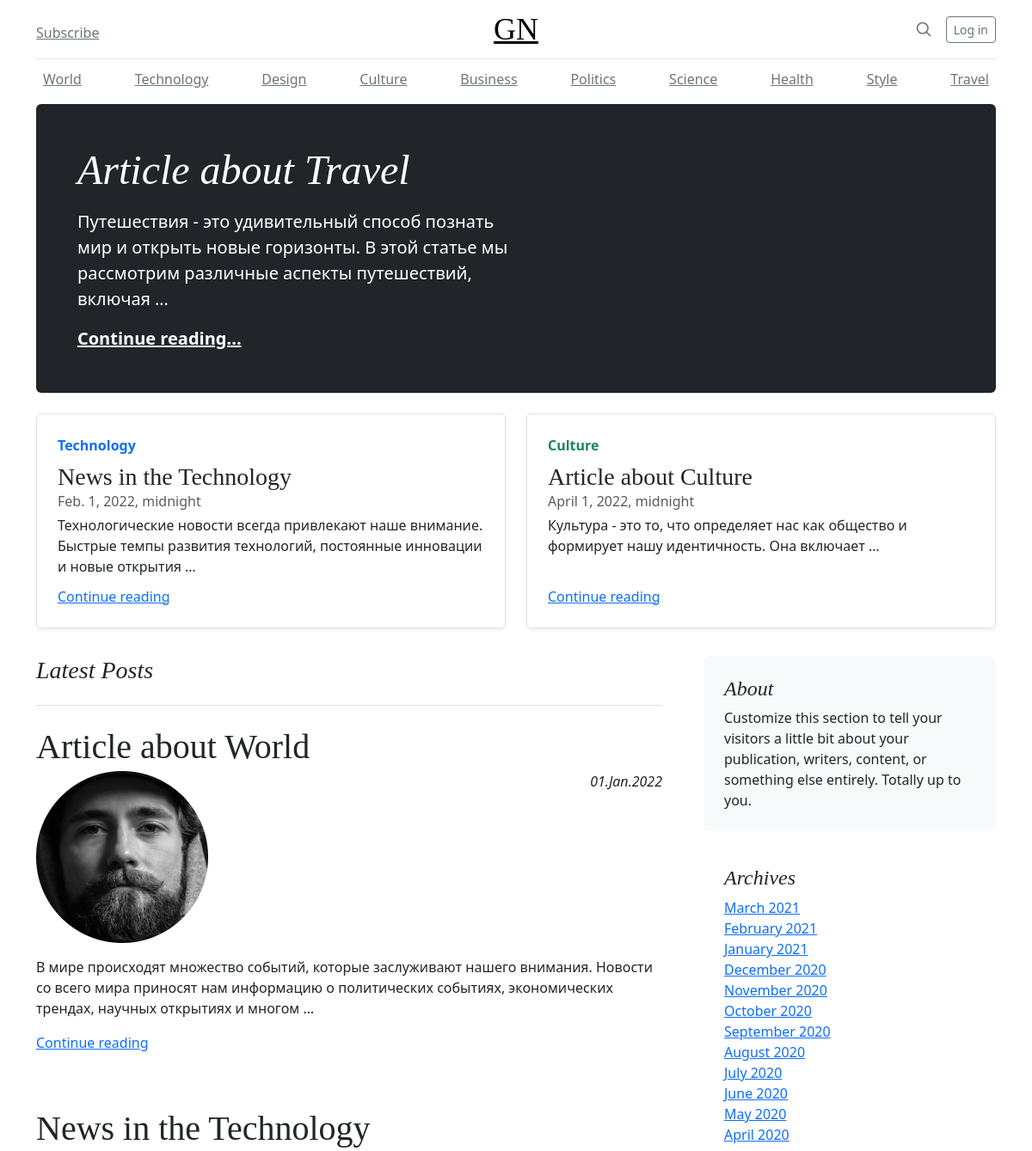
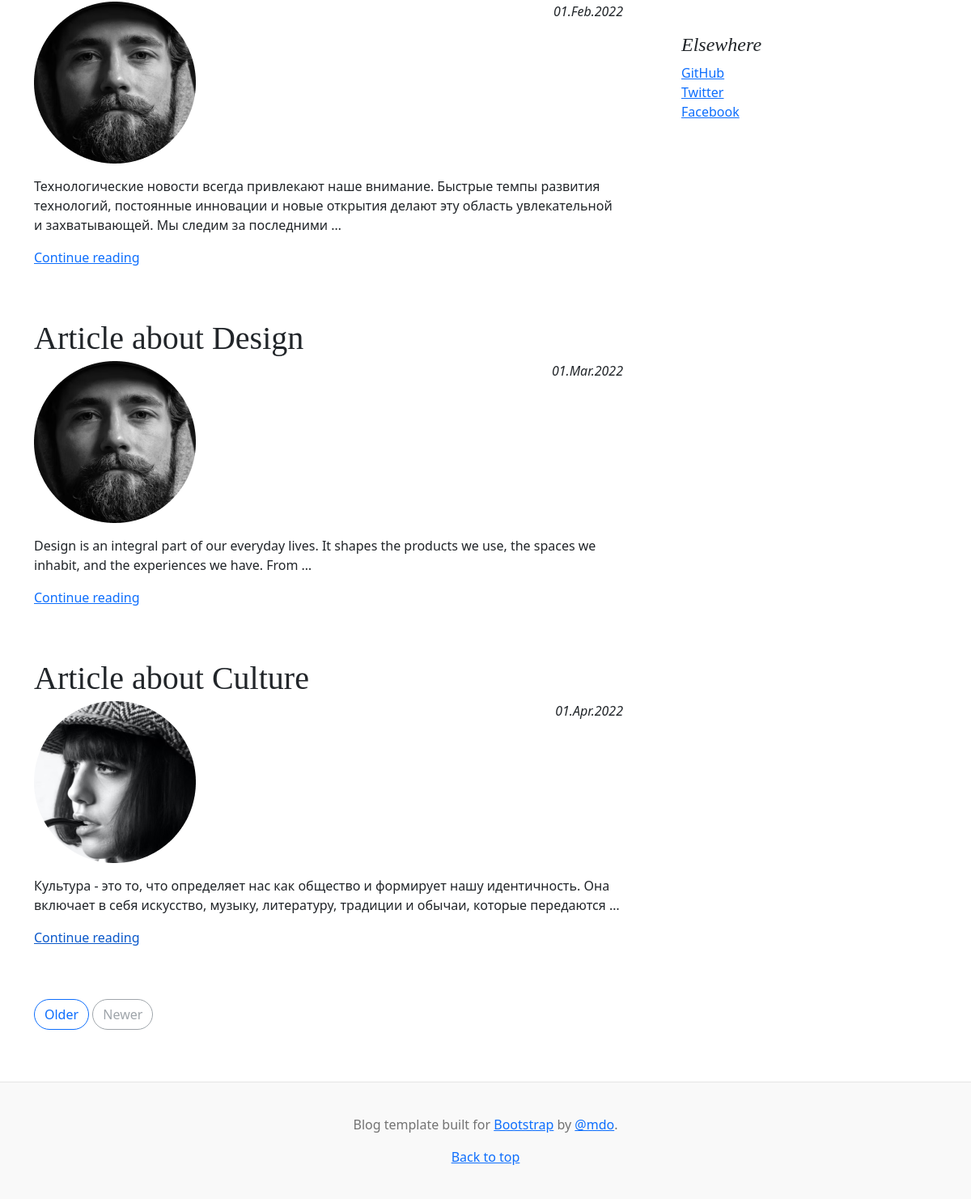
The page / on the database its author committed (2 pictures, top to bottom).
### src/my_apps/blogs/models.py (models this page shows, shortened)
class Category(models.Model):
    title = models.CharField(verbose_name='Название', max_length=256, unique=True)
    image = models.ImageField(upload_to='images/categories', default=None, verbose_name='Картинка категории')
    subscribers = models.ManyToManyField(User, through='UserCategory')
    class Meta:
        verbose_name = 'Категория'
        verbose_name_plural = 'Категории'
    def __str__(self):
        return f'{self.title}'

class Post(models.Model):
    author = models.ForeignKey(Author, on_delete=models.CASCADE)
    type = models.CharField(verbose_name='Тип публикации', max_length=3,
                                 choices=[('ART', 'Article'), ('NEW', 'News')],
                                 default='A')
    creation_date = models.DateTimeField(verbose_name='Время создания', auto_now_add=True)
    categories = models.ManyToManyField(Category, through='PostCategory',
                                        verbose_name='Категории',
                                        related_name="post_categories")
    title = models.CharField(verbose_name='Название', max_length=255)
    text = models.TextField(verbose_name='Текст')
    post_rating = models.IntegerField(verbose_name='Рейтинг', default=0)
    class Meta:
        verbose_name = 'Публикация'
        verbose_name_plural = 'Публикации'

class PostCategory(models.Model):
    post = models.ForeignKey(Post,
                             verbose_name='Публикация',
                             on_delete=models.CASCADE)
    category = models.ForeignKey(Category,
                                 verbose_name='Категория',
                                 on_delete=models.CASCADE)
    class Meta:
        verbose_name = 'Публикация категории'
        verbose_name_plural = 'Публикации категории'

class Author(models.Model):
    user = models.OneToOneField(User, on_delete=models.CASCADE)
    photo = ThumbnailerImageField(upload_to='images/avatars', blank=True)
    author_rating = models.IntegerField(default=0)
    class Meta:
        verbose_name = 'Автор'
        verbose_name_plural = 'Авторы'

### src/my_apps/blogs/views.py (the view)
# urls.py: path('', MainView.as_view(), name='main'),
class MainView(TemplateView):
    template_name = 'blogs/main.html'
    def get_context_data(self, **kwargs):
        context = super().get_context_data(**kwargs)
        user = self.request.user
        main_post = Post.objects.order_by('?').first()
        context['main_post'] = main_post
        secondary_post1 = Post.objects.order_by('?').first()
        context['secondary_post1'] = secondary_post1
        post_cat1 = PostCategory.objects.filter(post=secondary_post1)
        context['post_cat1'] = post_cat1
        secondary_post2 = Post.objects.order_by('?').first()
        context['secondary_post2'] = secondary_post2
        post_cat2 = PostCategory.objects.filter(post=secondary_post2)
        context['post_cat2'] = post_cat2
        all_latest_posts = Post.objects.order_by('creation_date')
        latest_posts = all_latest_posts[:4]
        context['latest_posts'] = latest_posts
        list_of_categories = Category.objects.all()
        context['list_of_categories'] = list_of_categories
        return context

### src/templates/blogs/main.html (shortened to what this page needs)
{% extends 'base/base.html' %}
{% load thumbnail %}
{% block content %}
<main class="container">
  {% if list_of_categories %}
  <div class="nav-scroller py-1 mb-2">
    <nav class="nav d-flex justify-content-between">
      {% for category in list_of_categories %}
      <a class="p-2 link-secondary" href="{% url 'posts_of_categories' category.id %}">
        {{category.title}}
      </a>
      {% endfor %}
    </nav>
  </div>
  {% endif %}
  {% if main_post %}
  <div class="p-4 p-md-5 mb-4 rounded text-bg-dark">
    <div class="col-md-6 px-0">
      <h1 class="display-4 fst-italic">{{ main_post.title }}</h1>
      <p class="lead my-3">{{ main_post.text | truncatewords:20 }}</p>
      <p class="lead mb-0">
        <a href="{% url 'post_detail' main_post.id %}"
           class="text-white fw-bold">
          Continue reading...
        </a>
      </p>
    </div>
  </div>
  {% endif %}
  {% if secondary_post1 %}
  <div class="row mb-2">
    <div class="col-md-6">
      <div class="row g-0 border rounded overflow-hidden flex-md-row mb-4 shadow-sm h-md-250 position-relative">
        <div class="col p-4 d-flex flex-column position-static">
          <strong class="d-inline-block mb-2 text-primary">
            {% for post in post_cat1 %}
            {{post.category}}
            {% endfor %}
          </strong>
          <h3 class="mb-0">{{secondary_post1.title}}</h3>
          <div class="mb-1 text-body-secondary">{{secondary_post1.creation_date}}</div>
          <p class="card-text mb-auto">{{secondary_post1.text | truncatewords:15 }}</p>
          <a href="{% url 'post_detail' secondary_post1.id %}" class="stretched-link">Continue reading</a>
        </div>
      </div>
    </div>
    {% endif %}
    {% if secondary_post2 %}
    <div class="col-md-6">
      <div class="row g-0 border rounded overflow-hidden flex-md-row mb-4 shadow-sm h-md-250 position-relative">
        <div class="col p-4 d-flex flex-column position-static">
          <strong class="d-inline-block mb-2 text-success">
            {% for post in post_cat2 %}
            {{post.category}}
            {% endfor %}
          </strong>
          <h3 class="mb-0">{{secondary_post2.title}}</h3>
          <div class="mb-1 text-body-secondary">{{secondary_post2.creation_date}}</div>
          <p class="mb-auto">{{secondary_post2.text | truncatewords:15}}</p>
          <a href="{% url 'post_detail' secondary_post2.id %}"
             class="stretched-link">
            Continue reading
          </a>
        </div>
      </div>
    </div>
    {% endif %}
  </div>
  <div class="row g-5">
    <div class="col-md-8">
      <h3 class="pb-4 mb-4 fst-italic border-bottom">
        Latest Posts
      </h3>
      {% if latest_posts %}
      {% for post in latest_posts %}
      <article class="blog-post">
        <h2 class="blog-post-title mb-1">{{post.title | truncatewords:20}}</h2>
        <div class="post__header mb-3"
             style="display: flex; justify-content: space-between;">
            <img class="post__avatar align-self-start"
                                style="align-self: start; margin-right: 0.75rem"
                                src="{% thumbnail post.author.photo 50x50 crop %}"
                                alt="Avatar">
            <time class="creation-date fst-italic">{{ post.creation_date | date:'d.M.Y' }}</time>
        </div>
        <p>{{post.text | truncatewords:25 }}</p>
        <a href="{% url 'post_detail' post.id %}"
           class="stretched-link">
          Continue reading
        </a>
      </article>
      {% endfor %}
      {% endif %}
      <nav class="blog-pagination" aria-label="Pagination">
        <a class="btn btn-outline-primary rounded-pill" href="#">Older</a>
        <a class="btn btn-outline-secondary rounded-pill disabled">Newer</a>
      </nav>
    </div>
    <div class="col-md-4">
      <div class="position-sticky" style="top: 2rem;">
        <div class="p-4 mb-3 bg-body-tertiary rounded">
          <h4 class="fst-italic">About</h4>
          <p class="mb-0">Customize this section to tell your visitors a little bit about your publication, writers, content, or something else entirely. Totally up to you.</p>
        </div>
        <div class="p-4">
          <h4 class="fst-italic">Archives</h4>
          <ol class="list-unstyled mb-0">
            <li><a href="#">March 2021</a></li>
            <li><a href="#">February 2021</a></li>
            <li><a href="#">January 2021</a></li>
            <li><a href="#">December 2020</a></li>
            <li><a href="#">November 2020</a></li>
            <li><a href="#">October 2020</a></li>
            <li><a href="#">September 2020</a></li>
            <li><a href="#">August 2020</a></li>
            <li><a href="#">July 2020</a></li>
            <li><a href="#">June 2020</a></li>
            <li><a href="#">May 2020</a></li>
            <li><a href="#">April 2020</a></li>
          </ol>
        </div>
        <div class="p-4">
          <h4 class="fst-italic">Elsewhere</h4>
          <ol class="list-unstyled">
            <li><a href="#">GitHub</a></li>
            <li><a href="#">Twitter</a></li>
            <li><a href="#">Facebook</a></li>
          </ol>
        </div>
      </div>
    </div>
  </div>
</main>
{% endblock content %}

### src/templates/base/base.html (shortened to what this page needs)
<!DOCTYPE html>
<html lang="en" data-bs-theme="auto">
  <head>
    {% load static %}
    <link rel="stylesheet" type="text/css" href="{% static 'assets/dist/css/bootstrap.min.css' %}">
    <link rel="stylesheet" type="text/css" href="{% static 'css/blog.css' %}">
  </head>
  <body>
<div class="container">
  <header class="blog-header lh-1 py-3">
    <div class="row flex-nowrap justify-content-between align-items-center">
      <div class="col-4 pt-2">
        <a class="link-secondary" href="{% url 'subscription' %}">Subscribe</a>
      </div>
      <div class="col-4 text-center">
        <a class="blog-header-logo text-body-emphasis" href="{% url 'main' %}">GN</a>
      </div>
      <div class="col-4 d-flex justify-content-end align-items-center">
        <a class="link-secondary" href="{% url 'search' %}" aria-label="Search">
          <svg xmlns="http://www.w3.org/2000/svg" width="20" height="20" fill="none" stroke="currentColor" stroke-linecap="round" stroke-linejoin="round" stroke-width="2" class="mx-3" role="img" viewBox="0 0 24 24"><title>Search</title><circle cx="10.5" cy="10.5" r="7.5"/><path d="M21 21l-5.2-5.2"/></svg>
        </a>
        {% if not user.is_authenticated %}
        <a class="btn btn-sm btn-outline-secondary"
           href="{% url 'login' %}">Log in</a>
        {% endif %}
      </div>
    </div>
  </header>
</div>
           {% block content %}{% endblock content %}
<footer class="blog-footer">
  <p>Blog template built for <a href="https://getbootstrap.com/">Bootstrap</a> by <a href="https://twitter.com/mdo">@mdo</a>.</p>
  <p>
    <a href="#">Back to top</a>
  </p>
</footer>

### src/static/css/blog.css (style rules this page uses)
.blog-header { border-bottom: 1px solid #e5e5e5; }
.blog-header-logo { font-family: "Playfair Display", Georgia, "Times New Roman", serif; font-size: 2.25rem; }
h1, h2, h3, h4, h5, h6 { font-family: "Playfair Display", Georgia, "Times New Roman", serif; }
.display-4 { font-size: 2.5rem; }
@media (min-width: 768px) { .display-4 { font-size: 3rem; } }
@media (min-width: 768px) { .h-md-250 { height: 250px; } }
.blog-pagination { margin-bottom: 4rem; }
.blog-post { margin-bottom: 4rem; }
.blog-post-title { font-size: 2.5rem; }
.blog-footer { padding: 2.5rem 0; color: #727272; text-align: center; background-color: #f9f9f9; border-top: .05rem solid #e5e5e5; }
.blog-footer p:last-child { margin-bottom: 0; }

### src/templates/base/base.html (style rules this page uses)
.nav-scroller { position: relative; z-index: 2; height: 2.75rem; overflow-y: hidden; }
.nav-scroller .nav { display: flex; flex-wrap: nowrap; padding-bottom: 1rem; margin-top: -1px; overflow-x: auto; text-align: center; white-space: nowrap; -webkit-overflow-scrolling: touch; }

### rows shown on the page
Category: title "World"
Category: title "Technology"
Category: title "Design"
Category: title "Culture"
Category: title "Business"
Category: title "Politics"
Category: title "Science"
Category: title "Health"
Category: title "Style"
Category: title "Travel"
Post: title "Article about Travel", text "Путешествия - это удивительный способ познать мир и открыть новые горизонты. В этой статье мы рассмотрим различные аспекты путешествий, включая …"
PostCategory: category "Technology"
Post: title "News in the Technology", creation_date "Feb. 1, 2022, midnight", text "Технологические новости всегда привлекают наше внимание. Быстрые темпы развития технологий, постоянные инновации и новые открытия …", author.photo (picture), creation_date "01.Feb.2022", text "Технологические новости всегда привлекают наше внимание. Быстрые темпы развития технологий, постоянные инновации и новые открытия делают эту область увлекательной и захватывающей. Мы следим за последними …"
PostCategory: category "Culture"
Post: title "Article about Culture", creation_date "April 1, 2022, midnight", text "Культура - это то, что определяет нас как общество и формирует нашу идентичность. Она включает …", author.photo (picture), creation_date "01.Apr.2022", text "Культура - это то, что определяет нас как общество и формирует нашу идентичность. Она включает в себя искусство, музыку, литературу, традиции и обычаи, которые передаются …"
Post: title "Article about World", author.photo (picture), creation_date "01.Jan.2022", text "В мире происходят множество событий, которые заслуживают нашего внимания. Новости со всего мира приносят нам информацию о политических событиях, экономических трендах, научных открытиях и многом …"
Post: title "Article about Design", author.photo (picture), creation_date "01.Mar.2022", text "Design is an integral part of our everyday lives. It shapes the products we use, the spaces we inhabit, and the experiences we have. From …"
